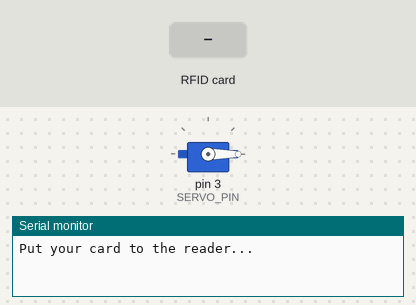
The sketch below on a simulated Arduino Uno, built with avr-gcc and run on an emulated ATmega328P. Shown: servo, the last lines printed to the serial monitor. The inputs (shaded band) are chosen by the test bench.

Above: at 8.7 s.
8.8 s: RFID card CC B1 AE 81 held to the reader
At 9.6 s:
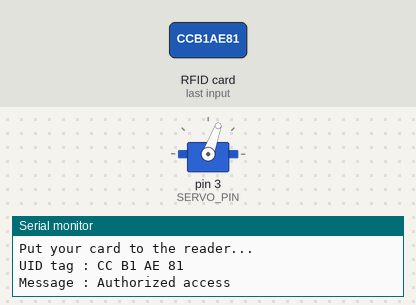
Timing chart, 0 to 17.8 s (numbered marks = the images above; inputs shaded):
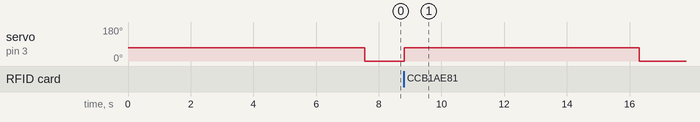

Measured:
- after the input at 8.8 s, servo on pin 3 (SERVO_PIN): 0° → 70° at once, → 0° 7.5 s later

The sketch:

sketch_nov13a.ino
```cpp
#include <SPI.h>
#include <MFRC522.h>
#include <Servo.h>


#define SS_PIN 10
#define RST_PIN 9

#define SERVO_PIN 3
Servo myservo;

#define ACCESS_DELAY 2000
#define DENIED_DELAY 1000
MFRC522 mfrc522(SS_PIN, RST_PIN);   // Create MFRC522 instance.

void setup()
{
  Serial.begin(9600);   // Initiate a serial communication
  SPI.begin();          // Initiate  SPI bus
  mfrc522.PCD_Init();   // Initiate MFRC522

  myservo.attach(SERVO_PIN);
  myservo.write( 70 );
  delay(7500);
  myservo.write( 0 );
  Serial.println("Put your card to the reader...");
  Serial.println();

}
void loop()
{
  // Look for new cards
  if ( ! mfrc522.PICC_IsNewCardPresent())
  {
    return;
  }
  // Select one of the cards
  if ( ! mfrc522.PICC_ReadCardSerial())
  {
    return;
  }
  //Show UID on serial monitor
  Serial.print("UID tag :");
  String content= "";
  byte letter;
  for (byte i = 0; i < mfrc522.uid.size; i++)
  {
     Serial.print(mfrc522.uid.uidByte[i] < 0x10 ? " 0" : " ");
     Serial.print(mfrc522.uid.uidByte[i], HEX);
     content.concat(String(mfrc522.uid.uidByte[i] < 0x10 ? " 0" : " "));
     content.concat(String(mfrc522.uid.uidByte[i], HEX));
  }
  Serial.println();
  Serial.print("Message : ");
  content.toUpperCase();
  if (content.substring(1) == "CC B1 AE 81" || content.substring(1) == "73 E6 83 2E")
  {

    Serial.println("Authorized access");
    Serial.println();
   myservo.write( 70 );
 delay(7500);
  myservo.write( 0 );

  }

 else   {
    Serial.println(" Access denied");


    delay(DENIED_DELAY);


  }
}
```
